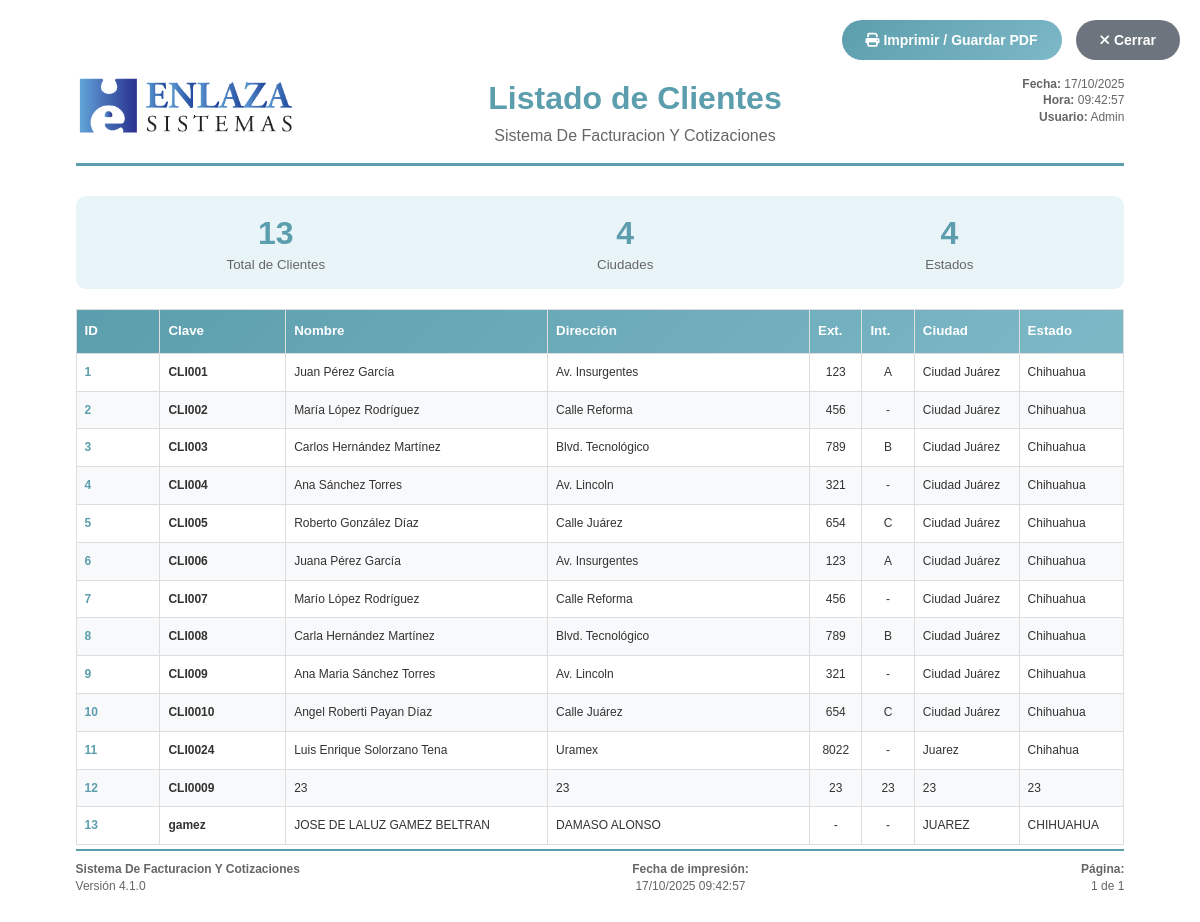
The page /clientes/imprimir on the database its author committed.
### tables this page shows
CREATE TABLE `clientes` (
  `clientesid` bigint(20) NOT NULL AUTO_INCREMENT,
  `clavecliente` varchar(45) NOT NULL,
  `nombrecliente` varchar(245) NOT NULL,
  `direccion` varchar(145) DEFAULT NULL,
  `exterior` varchar(45) DEFAULT NULL,
  `interior` varchar(45) DEFAULT NULL,
  `colonia` varchar(145) DEFAULT NULL,
  `ciudad` varchar(45) DEFAULT NULL,
  `estado` varchar(45) DEFAULT NULL,
  `fecha_creacion` date NOT NULL DEFAULT '1990-01-01',
  `fecha_actualizacion` date NOT NULL DEFAULT '1990-01-01',
  PRIMARY KEY (`clientesid`),
  UNIQUE KEY `clavecliente` (`clavecliente`),
  KEY `idx_clavecliente` (`clavecliente`),
  KEY `idx_nombrecliente` (`nombrecliente`),
  KEY `idx_ciudad` (`ciudad`)
);

### controllers/ClientesController.php (called while the page is built, shortened)
<?php
class ClientesController extends Controller {
    private $clienteModel;
    public function __construct() {
        $this->clienteModel = $this->loadModel('Cliente');
    }
    public function imprimir() {
        $clientes = $this->clienteModel->getAll();
        $datos = [
            'titulo' => 'Listado de Clientes - Impresión',
            'clientes' => $clientes
        ];
        $this->loadView('clientes/imprimir', $datos);
    }
}
?>

### bootstrap.php (called while the page is built, shortened)
<?php
$url = isset($_GET['url']) ? $_GET['url'] : '';
$url = rtrim($url, '/');
$url = filter_var($url, FILTER_SANITIZE_URL);
$url = explode('/', $url);
$controllerName = !empty($url[0]) ? ucfirst($url[0]) . 'Controller' : DEFAULT_CONTROLLER;
$controllerFile = CONTROLLERS_PATH . $controllerName . '.php';
if (file_exists($controllerFile)) {
    $controller = new $controllerName();
} else {
    die("Error 404: Controlador '{$controllerName}' no encontrado");
}
$method = !empty($url[1]) ? $url[1] : DEFAULT_METHOD;
$params = $url ? array_slice($url, 2) : [];
call_user_func_array([$controller, $method], $params);
?>

### config/database.php (called while the page is built, shortened)
<?php
class Database {
    private $host = "localhost";
    private $port = "3309";
    private $database = "sistema_mvc";
    private $username = "root";
    private $password = "Shapes0926";
    private $charset = "utf8mb4";
    private $conexion;
    private function conectar() {
        try {
            $dsn = "mysql:host={$this->host};port={$this->port};dbname={$this->database};charset={$this->charset}";
            $opciones = [
                PDO::ATTR_ERRMODE            => PDO::ERRMODE_EXCEPTION,
                PDO::ATTR_DEFAULT_FETCH_MODE => PDO::FETCH_ASSOC,
                PDO::ATTR_EMULATE_PREPARES   => false,
            ];
            $this->conexion = new PDO($dsn, $this->username, $this->password, $opciones);
        } catch (PDOException $e) {
            die("Error de conexión: " . $e->getMessage());
        }
    }
    public function getConexion() {
        return $this->conexion;
    }
}
?>

### core/Model.php (called while the page is built, shortened)
<?php
class Model {
    protected $db;
    protected $tabla;
    public function __construct() {
        $database = new Database();
        $this->db = $database->getConexion();
    }
    public function getAll() {
        try {
            $sql = "SELECT * FROM {$this->tabla}";
            $stmt = $this->db->prepare($sql);
            $stmt->execute();
            return $stmt->fetchAll();
        } catch (PDOException $e) {
            error_log("Error en getAll(): " . $e->getMessage());
            return [];
        }
    }
}
?>

### models/Cliente.php (called while the page is built, shortened)
<?php
class Cliente extends Model {
    public function __construct() {
        $this->tabla = 'clientes';
    }
}
?>

### views/clientes/imprimir.php (the view, shortened to what this page needs)
<!DOCTYPE html>
<html lang="es">
<head>
</head>
<body>
    <div class="action-buttons no-print">
        <button onclick="window.print()" class="btn btn-print">
            <i class="fas fa-print"></i> Imprimir / Guardar PDF
        </button>
        <button onclick="window.close()" class="btn btn-close">
            <i class="fas fa-times"></i> Cerrar
        </button>
    </div>
    <div class="document-header">
        <div class="logo-section">
            <img src="<?php echo BASE_URL; ?>public/images/logoenlaza.jpg"
                alt="Logo Empresa"
                class="logo"
                style="width: 220px; height: auto;">
        </div>
        <div class="title-section">
            <div class="document-title">Listado de Clientes</div>
            <div class="document-subtitle"><?php echo SYSTEM_NAME; ?></div>
        </div>
        <div class="info-section">
            <div><strong>Fecha:</strong> <?php echo date('d/m/Y'); ?></div>
            <div><strong>Hora:</strong> <?php echo date('H:i:s'); ?></div>
            <div><strong>Usuario:</strong> Admin</div>
        </div>
    </div>
    <div class="statistics no-print">
        <div class="stat-item">
            <div class="stat-number"><?php echo count($clientes); ?></div>
            <div class="stat-label">Total de Clientes</div>
        </div>
        <div class="stat-item">
            <div class="stat-number">
                <?php
                $ciudades = array_unique(array_column($clientes, 'ciudad'));
                echo count(array_filter($ciudades));
                ?>
            </div>
            <div class="stat-label">Ciudades</div>
        </div>
        <div class="stat-item">
            <div class="stat-number">
                <?php
                $estados = array_unique(array_column($clientes, 'estado'));
                echo count(array_filter($estados));
                ?>
            </div>
            <div class="stat-label">Estados</div>
        </div>
    </div>
    <table class="clientes-table">
        <thead>
            <tr>
                <th style="width: 8%;">ID</th>
                <th style="width: 12%;">Clave</th>
                <th style="width: 25%;">Nombre</th>
                <th style="width: 25%;">Dirección</th>
                <th style="width: 5%;">Ext.</th>
                <th style="width: 5%;">Int.</th>
                <th style="width: 10%;">Ciudad</th>
                <th style="width: 10%;">Estado</th>
            </tr>
        </thead>
        <tbody>
            <?php if (empty($clientes)): ?>
                <tr>
                    <td colspan="8" style="text-align: center; padding: 30px; color: #999;">
                        No hay clientes registrados
                    </td>
                </tr>
            <?php else: ?>
                <?php foreach ($clientes as $cliente): ?>
                <tr>
                    <td class="cliente-id"><?php echo $cliente['clientesid']; ?></td>
                    <td class="cliente-clave"><?php echo htmlspecialchars($cliente['clavecliente']); ?></td>
                    <td><?php echo htmlspecialchars($cliente['nombrecliente']); ?></td>
                    <td><?php echo htmlspecialchars($cliente['direccion'] ?: '-'); ?></td>
                    <td style="text-align: center;"><?php echo htmlspecialchars($cliente['exterior'] ?: '-'); ?></td>
                    <td style="text-align: center;"><?php echo htmlspecialchars($cliente['interior'] ?: '-'); ?></td>
                    <td><?php echo htmlspecialchars($cliente['ciudad'] ?: '-'); ?></td>
                    <td><?php echo htmlspecialchars($cliente['estado'] ?: '-'); ?></td>
                </tr>
                <?php endforeach; ?>
            <?php endif; ?>
        </tbody>
    </table>
    <div class="document-footer">
        <div class="footer-left">
            <strong><?php echo SYSTEM_NAME; ?></strong><br>
            Versión <?php echo SYSTEM_VERSION; ?>
        </div>
        <div class="footer-center">
            <strong>Fecha de impresión:</strong><br>
            <?php echo date('d/m/Y H:i:s'); ?>
        </div>
        <div class="footer-right">
            <strong>Página:</strong><br>
            <span class="page-number"></span>
        </div>
    </div>
    <link rel="stylesheet" href="https://cdnjs.cloudflare.com/ajax/libs/font-awesome/6.4.0/css/all.min.css">
</body>
</html>

### views/clientes/imprimir.php (style rules this page uses)
* { margin: 0; padding: 0; box-sizing: border-box; }
body { font-family: 'Arial', sans-serif; font-size: 11pt; line-height: 1.4; color: #333; padding: 20mm; }
.document-header { display: flex; justify-content: space-between; align-items: flex-start; margin-bottom: 30px; padding-bottom: 15px; border-bottom: 3px solid #5c9ead; }
.logo-section { flex: 0 0 150px; }
.logo { width: 120px; height: auto; }
.title-section { flex: 1; text-align: center; }
.document-title { font-size: 24pt; font-weight: bold; color: #5c9ead; margin-bottom: 5px; }
.document-subtitle { font-size: 12pt; color: #666; }
.info-section { flex: 0 0 150px; text-align: right; font-size: 9pt; color: #666; }
.clientes-table { width: 100%; border-collapse: collapse; margin-bottom: 30px; }
.clientes-table thead { background: linear-gradient(135deg, #5c9ead, #7db8c7); color: white; }
.clientes-table th { padding: 12px 8px; text-align: left; font-weight: bold; font-size: 10pt; border: 1px solid #ddd; }
.clientes-table td { padding: 10px 8px; border: 1px solid #ddd; font-size: 9pt; }
.clientes-table tbody tr:nth-child(even) { background-color: #f8f9fa; }
.cliente-id { font-weight: bold; color: #5c9ead; }
.cliente-clave { font-weight: bold; color: #333; }
.document-footer { position: fixed; bottom: 15mm; left: 20mm; right: 20mm; padding-top: 10px; border-top: 2px solid #5c9ead; font-size: 9pt; color: #666; display: flex; justify-content: space-between; align-items: center; }
.footer-left { text-align: left; }
.footer-center { text-align: center; }
.footer-right { text-align: right; }
.action-buttons { position: fixed; top: 20px; right: 20px; z-index: 1000; }
.btn { padding: 12px 24px; margin-left: 10px; border: none; border-radius: 25px; font-size: 14px; font-weight: 600; cursor: pointer; transition: all 0.3s; text-decoration: none; display: inline-block; }
.btn-print { background: linear-gradient(135deg, #5c9ead, #7db8c7); color: white; }
.btn-close { background: #6c757d; color: white; }
.statistics { margin-bottom: 20px; padding: 15px; background: #e8f4f8; border-radius: 10px; display: flex; justify-content: space-around; }
.stat-item { text-align: center; }
.stat-number { font-size: 24pt; font-weight: bold; color: #5c9ead; }
.stat-label { font-size: 10pt; color: #666; }

### rows shown on the page
clientes: clientesid "1", clavecliente "CLI001", nombrecliente "Juan Pérez García", direccion "Av. Insurgentes", exterior "123", interior "A", ciudad "Ciudad Juárez", estado "Chihuahua"
clientes: clientesid "2", clavecliente "CLI002", nombrecliente "María López Rodríguez", direccion "Calle Reforma", exterior "456", interior "-", ciudad "Ciudad Juárez", estado "Chihuahua"
clientes: clientesid "3", clavecliente "CLI003", nombrecliente "Carlos Hernández Martínez", direccion "Blvd. Tecnológico", exterior "789", interior "B", ciudad "Ciudad Juárez", estado "Chihuahua"
clientes: clientesid "4", clavecliente "CLI004", nombrecliente "Ana Sánchez Torres", direccion "Av. Lincoln", exterior "321", interior "-", ciudad "Ciudad Juárez", estado "Chihuahua"
clientes: clientesid "5", clavecliente "CLI005", nombrecliente "Roberto González Díaz", direccion "Calle Juárez", exterior "654", interior "C", ciudad "Ciudad Juárez", estado "Chihuahua"
clientes: clientesid "6", clavecliente "CLI006", nombrecliente "Juana Pérez García", direccion "Av. Insurgentes", exterior "123", interior "A", ciudad "Ciudad Juárez", estado "Chihuahua"
clientes: clientesid "7", clavecliente "CLI007", nombrecliente "Marío López Rodríguez", direccion "Calle Reforma", exterior "456", interior "-", ciudad "Ciudad Juárez", estado "Chihuahua"
clientes: clientesid "8", clavecliente "CLI008", nombrecliente "Carla Hernández Martínez", direccion "Blvd. Tecnológico", exterior "789", interior "B", ciudad "Ciudad Juárez", estado "Chihuahua"
clientes: clientesid "9", clavecliente "CLI009", nombrecliente "Ana Maria Sánchez Torres", direccion "Av. Lincoln", exterior "321", interior "-", ciudad "Ciudad Juárez", estado "Chihuahua"
clientes: clientesid "10", clavecliente "CLI0010", nombrecliente "Angel Roberti Payan Díaz", direccion "Calle Juárez", exterior "654", interior "C", ciudad "Ciudad Juárez", estado "Chihuahua"
clientes: clientesid "11", clavecliente "CLI0024", nombrecliente "Luis Enrique Solorzano Tena", direccion "Uramex", exterior "8022", interior "-", ciudad "Juarez", estado "Chihahua"
clientes: clientesid "12", clavecliente "CLI0009", nombrecliente "23", direccion "23", exterior "23", interior "23", ciudad "23", estado "23"
clientes: clientesid "13", clavecliente "gamez", nombrecliente "JOSE DE LALUZ GAMEZ BELTRAN", direccion "DAMASO ALONSO", exterior "-", interior "-", ciudad "JUAREZ", estado "CHIHUAHUA"

### other values the page prints
SYSTEM_NAME "Sistema De Facturacion Y Cotizaciones"
count($clientes) "13"
count(array_filter($ciudades)) "4"
count(array_filter($estados)) "4"
SYSTEM_VERSION "4.1.0"
